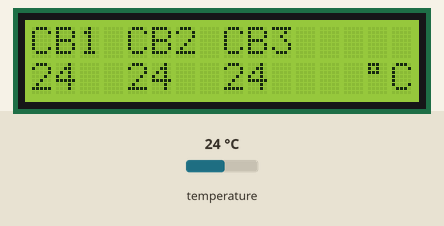
The sketch below on a simulated Arduino Uno, built with avr-gcc and run on an emulated ATmega328P. On the bench: 16×2 character LCD. The test bench sets the inputs (shaded band); at power-on: temperature 24 °C. No radio packets arrive unless stated.

Above: at 4.3 s.
4.4 s: temperature set to 12 °C
At 5.7 s:
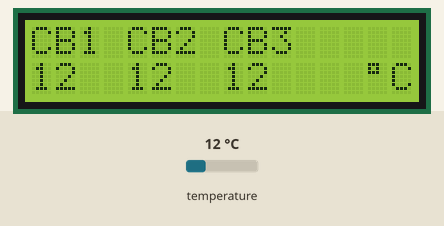
6.7 s: temperature set to 19 °C
At 8.4 s:
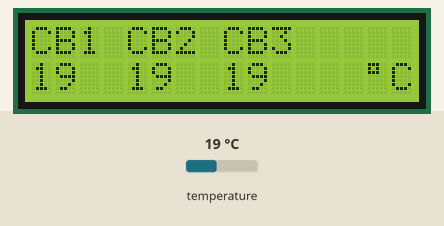
8.7 s: temperature set to 28 °C
At 10.0 s:
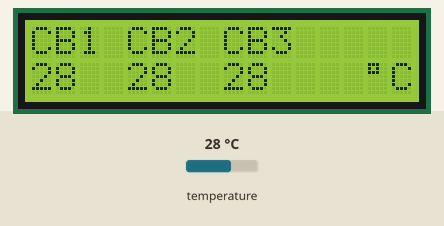
Timing chart, 0 to 11.7 s (numbered marks = the images above; inputs shaded):
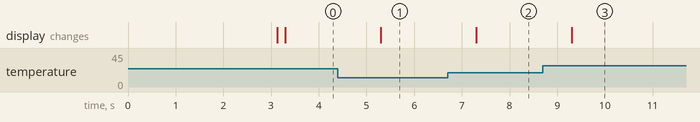

Measured:
- after the input at 4.4 s, the display: changes after 0.90 s (image 1)
- after the input at 6.7 s, the display: changes after 0.60 s (image 2)
- after the input at 8.7 s, the display: changes after 0.60 s (image 3)

The sketch:

main.ino
```cpp
/*******************************************************************************
  Bao gồm
*******************************************************************************/

// Thư viện LCD
#include <LiquidCrystal.h>

// Thư viện DS18B20
#include <OneWire.h>
#include <DallasTemperature.h>

// Thư viện Lora
#include <RHDatagram.h>
#include <RH_RF95.h>
#include <SPI.h>

/*******************************************************************************
  Định nghĩa
*******************************************************************************/

// Địa chỉ Lora
#define GATEWAY_ADDRESS     0
#define NODETEMP_ADDRESS    2
#define SENSOR_COUNT        3

// Ký tự tự tạo
byte sendChar[] = {0x01, 0x03, 0x05, 0x01, 0x01, 0x01, 0x01, 0x00};
byte receiveChar[] = {0x10, 0x10, 0x10, 0x10, 0x14, 0x18, 0x10, 0x00};

/*******************************************************************************
  Biến
*******************************************************************************/

// LCD
LiquidCrystal lcd(9, 8, 7, 6, 5, 4);

// DS18B20
OneWire oneWire(3);
DallasTemperature sensors(&oneWire);
DeviceAddress temp1Addr, temp2Addr, temp3Addr;

// Lora
RH_RF95 driver;
RHDatagram manager(driver, NODETEMP_ADDRESS);
bool loraSendOK = false, loraReceiveOK = false;
unsigned long loraSendMillis = 0, loraReceiveMillis = 0, loraInterval = 2000;

// Mảng giá trị nhiệt độ
char tempArr[12];

// Định thời
unsigned long previousMillis = 0;
unsigned long interval = 1000;

/*******************************************************************************
  Hàm khởi tạo
*******************************************************************************/

void setup() {
  // Khởi tạo LCD
  lcd.begin(16, 2);
  lcd.createChar(0, sendChar);
  lcd.createChar(1, receiveChar);

  // Hiển thị bản quyền và tác giả
  lcd.setCursor(0, 0);
  lcd.print("NODE TEMP   v1.0");
  lcd.setCursor(0, 1);
  lcd.print("(c) 2018 PHAT VU");

  // Khởi tạo DS18B20
  sensors.begin();
  oneWire.reset_search();
  oneWire.search(temp1Addr);
  oneWire.search(temp2Addr);
  oneWire.search(temp3Addr);
  sensors.setResolution(temp1Addr, 9);
  sensors.setResolution(temp2Addr, 9);
  sensors.setResolution(temp3Addr, 9);

  // Khởi tạo Lora
  manager.init();

  // Lora chế độ PA Boost 20dBm (Chậm + Khoảng cách xa)
  //driver.setModemConfig(RH_RF95::Bw31_25Cr48Sf512);
  //driver.setTxPower(20);

  delay(3000);

  // Xoá màn hình
  lcd.clear();
}

/*******************************************************************************
  Hàm lặp vô hạn
*******************************************************************************/

void loop() {
  // Nếu Lora gửi thành công thì hiện biểu tượng gửi thành công và ngược lại
  if (loraSendOK) {
    lcd.setCursor(14, 0);
    lcd.write((uint8_t)0);
  } else {
    lcd.setCursor(14, 0);
    lcd.print(" ");
  }

  // Nếu Lora nhận thành công thì hiện biểu tượng nhận thành công và ngược lại
  if (loraReceiveOK) {
    lcd.setCursor(15, 0);
    lcd.write((uint8_t)1);
  } else {
    lcd.setCursor(15, 0);
    lcd.print(" ");
  }

  // Biến thời điểm hiện tại
  unsigned long currentMillis1 = millis();

  // Chạy định thời với sau khoảng thời gian đặt trước
  if (currentMillis1 - previousMillis >= interval || previousMillis == 0) {
    previousMillis = currentMillis1;

    // Yêu cầu đọc nhiệt độ
    sensors.requestTemperatures();

    // Đọc nhiệt độ từ các cảm biến DS18B20
    int temp1 = round(sensors.getTempC(temp1Addr));
    int temp2 = round(sensors.getTempC(temp2Addr));
    int temp3 = round(sensors.getTempC(temp3Addr));

    // Biến hiển thị dữ liệu
    char data[17];

    // Hiển thị tiêu đề và nhiệt độ
    sprintf(data, "CB1 CB2 CB3");
    lcd.setCursor(0, 0);
    lcd.print(data);
    sprintf(data, "%-3d %-3d %-3d", temp1, temp2, temp3);
    lcd.setCursor(0, 1);
    lcd.print(data);
    lcd.setCursor(14, 1);
    lcd.write(0xDF);
    lcd.print("C");

    // In ra mảng nhiệt độ có định dạng trước
    sprintf(tempArr, "%d,%d,%d", temp1, temp2, temp3);
  }

  // Nếu Lora sẵn sàng
  if (manager.available()) {
    // Biến bộ đệm
    uint8_t buf[RH_RF95_MAX_MESSAGE_LEN];

    // Biến độ rộng bộ đệm
    uint8_t len = sizeof(buf);

    // Biến địa chỉ Lora
    uint8_t from;

    // Nếu nhận được dữ liệu Lora
    if (manager.recvfrom(buf, &len, &from)) {

      // Nếu từ Gateway
      if (from == GATEWAY_ADDRESS) {
        // Lora nhận thành công
        loraReceiveOK = true;
        loraReceiveMillis = millis();

        delay(500);

        // Nếu gửi giá trị CO2 đến Gateway thành công
        if (manager.sendto((uint8_t *)tempArr, (uint8_t)sizeof(tempArr), GATEWAY_ADDRESS)) {
          // Lora gửi thành công
          loraSendOK = true;
          loraSendMillis = millis();
        }
      }
    }
  }

  // Biến thời điểm hiện tại
  unsigned long currentMillis2 = millis();

  // Ẩn biểu tượng Lora gửi thành công sau thời gian định trước
  if ((currentMillis2 - loraSendMillis >= loraInterval) && loraSendOK) {
    loraSendOK = false;
  }

  // Ẩn biểu tượng Lora nhận thành công sau thời gian định trước
  if ((currentMillis2 - loraReceiveMillis >= loraInterval) && loraReceiveOK) {
    loraReceiveOK = false;
  }
}
```
